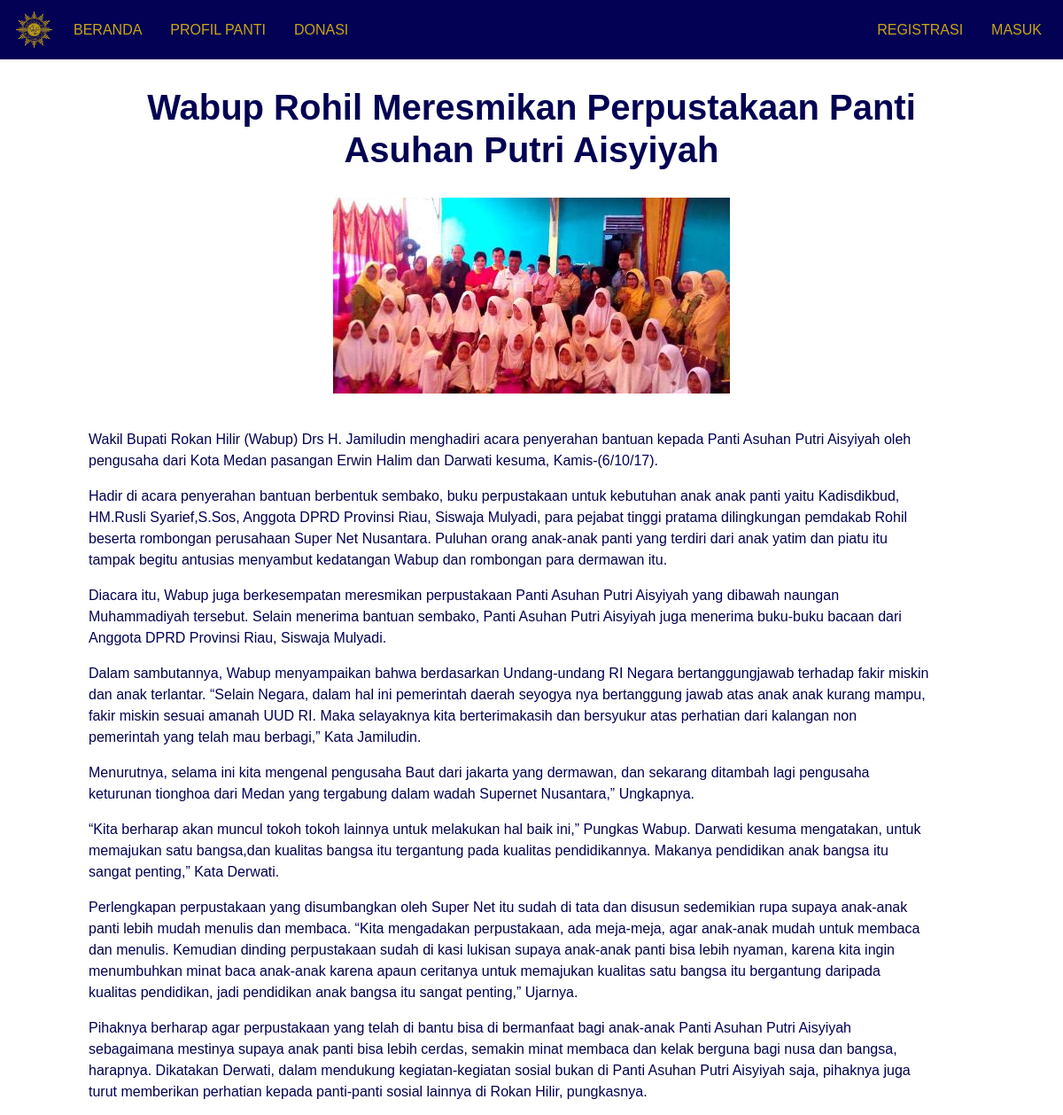
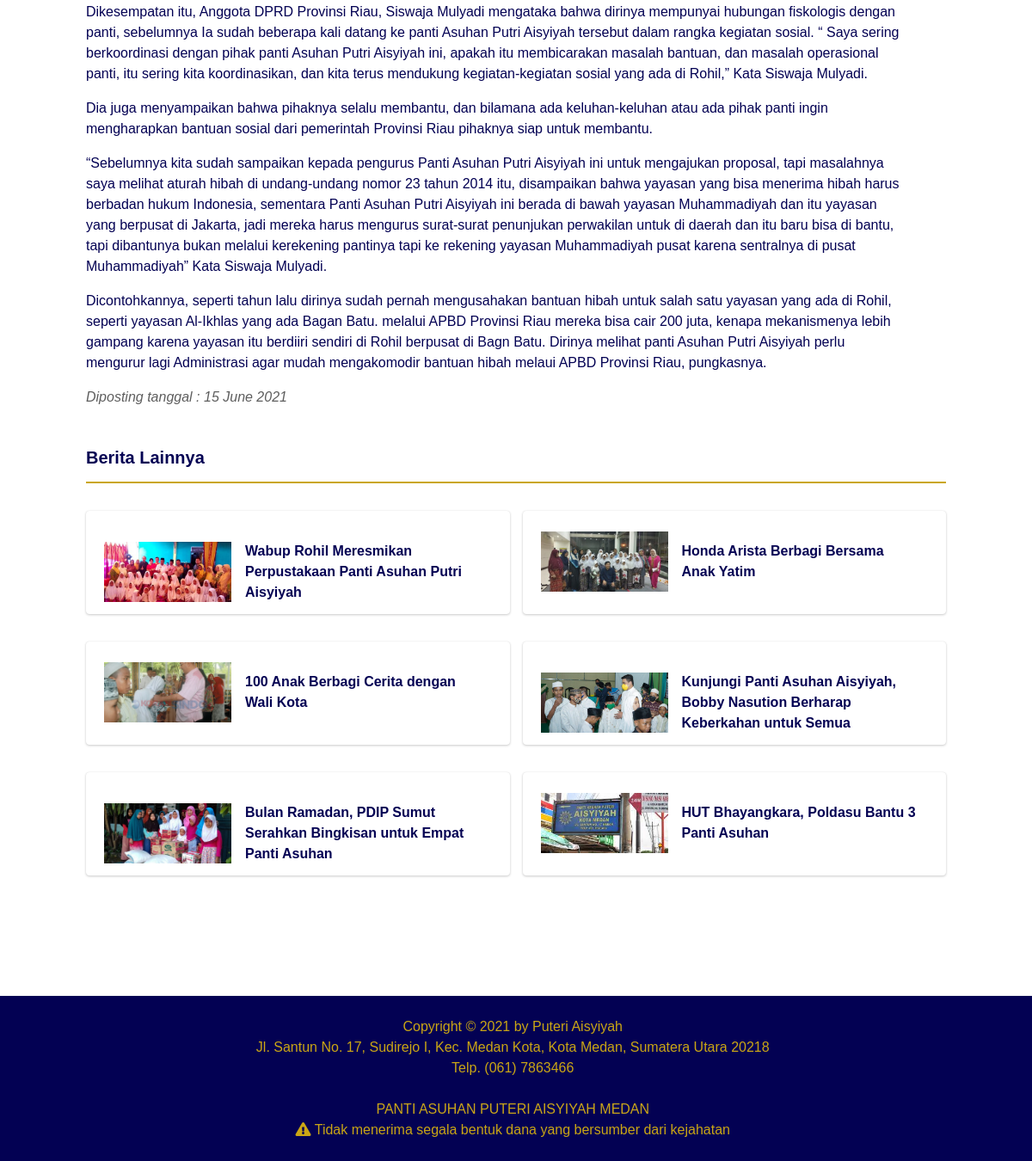
/Beranda/Berita/3, run on the app's committed database (2 pictures, top to bottom).
### tables this page shows
CREATE TABLE `tabel_berita` (
  `id_berita` int(11) NOT NULL,
  `tanggal_berita` date NOT NULL,
  `judul_berita` varchar(100) NOT NULL,
  `cover_berita` varchar(100) NOT NULL,
  `isi_berita` text NOT NULL
);

CREATE TABLE `tabel_panti` (
  `id_biodata` int(11) NOT NULL,
  `jenis_biodata` varchar(100) NOT NULL,
  `isi_biodata` text NOT NULL
);

### application/controllers/Beranda.php (called while the page is built, shortened)
<?php
  class Beranda extends CI_Controller{
    public function __construct(){
      $this->load->library('pagination');
      $this->load->model('Model_admin', 'berita');
    }
    public function Berita($id_berita){
      $data['tabel_akun'] = $this->db->get_where('tabel_akun', ['id_user' => $this->session->userdata('id_user')])->row_array();
      $data['berita']     = $this->db->get_where('tabel_berita', ['id_berita' => $id_berita])->row_array();
      $data['judul']      = $data['berita']['judul_berita'];
      $this->db->select('*');
      $this->db->from('tabel_berita');
      $this->db->limit(6);
      $this->db->order_by('rand()');
      $data['s_berita'] = $this->db->get()->result();
      $this->load->view('Templates/head', $data);
      $this->load->view('Templates/navbar');
      $this->load->view('Beranda/Berita');
      $this->load->view('Templates/footer');
      $this->load->view('Templates/foot');
    }
  }

### index.php (called while the page is built, shortened)
<?php
require_once BASEPATH.'core/CodeIgniter.php';

### application/views/Beranda/Berita.php (the view)
<body style="color: #030153; font-family: Arial">
	<div style="padding: 30px 100px; width: 100%; float: left">
		<h1 style="text-align: center"><b><?= $berita['judul_berita'] ?></b></h1>
		<img src="<?= base_url('assets/img/foto_berita/') . $berita['cover_berita'] ?>" style="max-height: 300px; margin: 30px auto 40px auto; display: block">
		<div style="margin-right: 50px; display: block">
			<?= $berita['isi_berita'] ?>
		</div>
		<p style="color: #5E5E5E"><i>Diposting tanggal : <?= date("d F Y", strtotime($berita['tanggal_berita'])) ?></i></p>
	</div>
	<div style="margin: 10px 100px 10px 100px">
		<h5><b>Berita Lainnya</b></h5>
		<hr style="border: 1px solid #CAA615">
		<div class="row mb-4">
			<?php foreach ($s_berita as $b) : ?>
				<div class="col-lg-6 d-md-block mt-3">
					<div class="card" style="width: 100%; height: 120px; margin-left: auto; margin-right: auto; padding: 20px">
						<a href="<?= base_url('Beranda/Berita/') . $b->id_berita ?>" style="color: #030153">
							<table valign="middle">
								<tr>
									<td width="150px">
										<div style="height: 70px; position: relative">
											<img src="<?= base_url('assets/img/foto_berita/') . $b->cover_berita ?>" style="border-radius: 0px; width: 100%; height: 100%; object-fit: cover">
										</div>
									</td>
									<td style="padding: 15px"><b><?= $b->judul_berita ?></b></td>
							</table>
						</a>
					</div>
				</div>
			<?php endforeach ?>
		</div>
	</div>

### application/views/Templates/footer.php (shortened to what this page needs)
<div class="row" style="margin-right: 0px">
  <footer class="sticky-footer" style="width: 100%; color: #CAA615; background: #030153; margin-top: 100px">
    <?php
        $alamat_panti  = $this->db->get_where('tabel_panti', ['jenis_biodata' => 'Alamat'])->row_array();
        $telepon_panti = $this->db->get_where('tabel_panti', ['jenis_biodata' => 'Telepon'])->row_array();
    ?>
    <div class="container my-auto">
      <div class="text-center my-auto">&nbsp;</div>
      <div class="copyright text-center my-auto">
        <span>Copyright &copy; 2021 by Puteri Aisyiyah</span>
      </div>
      <div class="text-center my-auto">
        <span><?= $alamat_panti['isi_biodata'] ?></span>
      </div>
      <div class="text-center my-auto">
        <span>Telp. <?= $telepon_panti['isi_biodata'] ?></span>
      </div>
      <div class="text-center my-auto">&nbsp;</div>
      <div class="text-center my-auto">
        <span><a class="hlink" href="<?= base_url('ProfilPanti') ?>">PANTI ASUHAN PUTERI AISYIYAH MEDAN</a></span>
      </div>
      <div class="text-center my-auto">
        <i class="fas fa-exclamation-triangle"></i>
        <span>Tidak menerima segala bentuk dana yang bersumber dari kejahatan</span>
      </div>
      <div class="text-center my-auto">&nbsp;</div>
    </div>
  </footer>
</div>

### application/views/Templates/footer.php (style rules this page uses)
.hlink { color: #CAA619; }

### data on the page
tabel_berita: judul_berita "Wabup Rohil Meresmikan Perpustakaan Panti Asuhan Putri Aisyiyah", cover_berita (picture), isi_berita "Wakil Bupati Rokan Hilir (Wabup) Drs H. Jamiludin menghadiri acara penyerahan bantuan kepada Panti Asuhan Putri Aisyiyah oleh pengusaha dari Kota Medan pasangan Erwin Halim dan Darwati kesuma, Kamis-(6/10/17). Hadir di acara penyerahan bantuan berbentuk sembako, buku perpustakaan untuk kebutuhan anak anak panti yaitu Kadisdikbud, HM.Rusli Syarief,S.Sos, Anggota DPRD Provinsi Riau, Siswaja Mulyadi, para pejabat tinggi pratama dilingkungan pemdakab Rohil beserta rombongan perusahaan Super Net Nusantara. Puluhan orang anak-anak panti yang terdiri dari anak yatim dan piatu itu tampak begitu antusias menyambut kedatangan Wabup dan rombongan para dermawan itu. Diacara itu, Wabup juga…", tanggal_berita "15 June 2021"
tabel_berita: cover_berita (picture), judul_berita "Honda Arista Berbagi Bersama Anak Yatim"
tabel_berita: cover_berita (picture), judul_berita "100 Anak Berbagi Cerita dengan Wali Kota"
tabel_berita: cover_berita (picture), judul_berita "Kunjungi Panti Asuhan Aisyiyah, Bobby Nasution Berharap Keberkahan untuk Semua"
tabel_berita: cover_berita (picture), judul_berita "Bulan Ramadan, PDIP Sumut Serahkan Bingkisan untuk Empat Panti Asuhan"
tabel_berita: cover_berita (picture), judul_berita "HUT Bhayangkara, Poldasu Bantu 3 Panti Asuhan"
tabel_panti: isi_biodata "Jl. Santun No. 17, Sudirejo I, Kec. Medan Kota, Kota Medan, Sumatera Utara 20218"
tabel_panti: isi_biodata "(061) 7863466"
